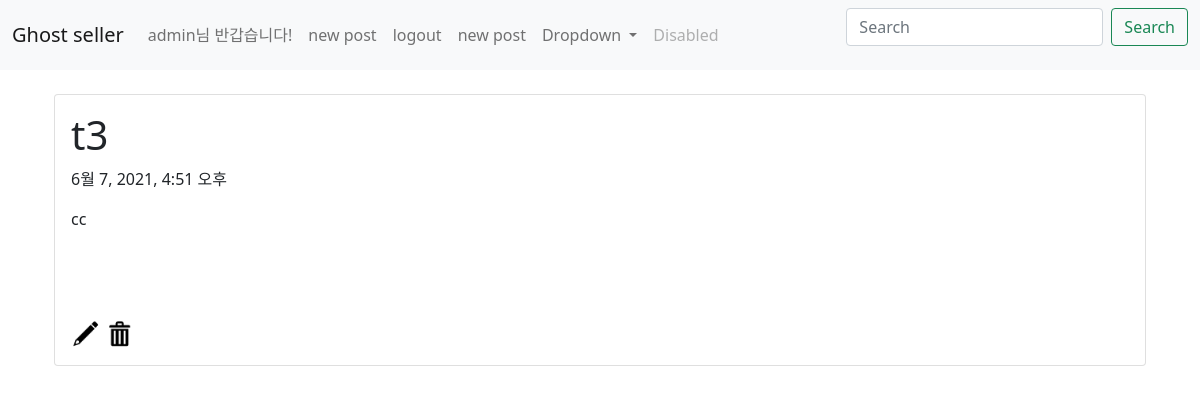
/first_app/detail/20/ (signed in), run on an earlier commit of the app's database.
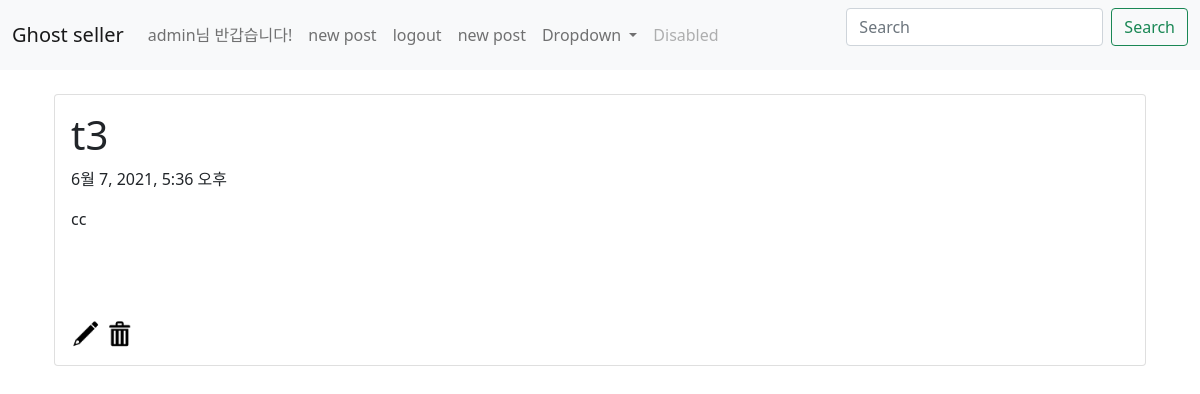
And on a later commit of the database.
### first_app/models.py (models this page shows, shortened)
class Blog(models.Model):
    title = models.CharField(max_length=200)
    pub_date = models.DateTimeField('date published')
    body = models.TextField()
    images = models.ImageField(blank=True, upload_to="images", null=True)

### first_app/views.py (the view)
# urls.py: path('detail/<int:blog_id>/', views.detail, name='detail'),
def detail(request, blog_id):
    blog_detail = get_object_or_404(Blog, pk=blog_id)
    return render(request, 'detail.html', {'blog' : blog_detail})

### first_app/templates/detail.html (shortened to what this page needs)
{% extends 'base.html' %}
{% block content %}
    <div class="container">
        <div class="card">
          <div class="card-body">
            <h1>{{ blog.title }}</h1>
            <p>{{ blog.pub_date }}</p>
            <p>{{ blog.body }}</p>
            <br>
            <br>
            <br>
            <a href="{% url 'update' blog.id %}"><img src="/static/update.png" alt="수정" width="30"></a>
            <a href="{% url 'delete' blog.id %}"><img src="/static/delete.png" alt="삭제" width="30"></a>
          </div>
        </div>
      </div>
{% endblock %}

What changed in the data, as far as the page shows it:
changed Blog "cc": pub_date "6월 7, 2021, 4:51 오후" → "6월 7, 2021, 5:36 오후"
